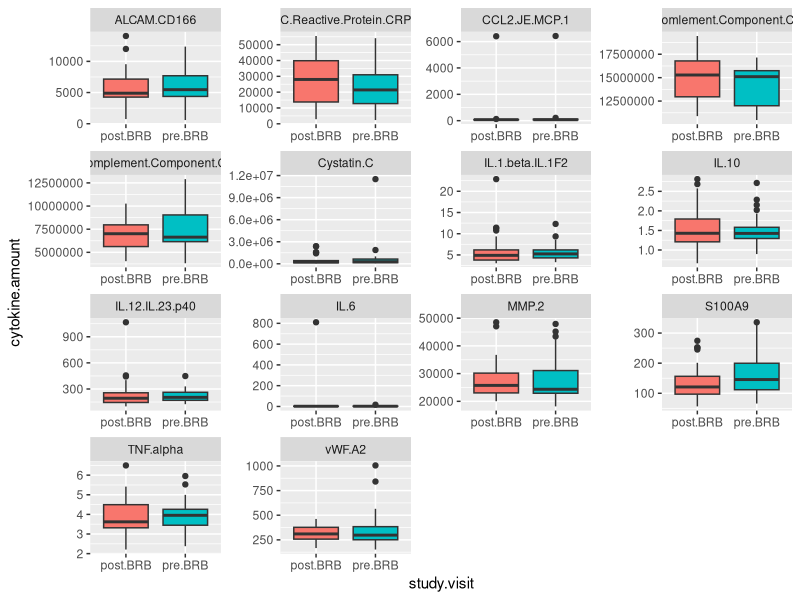
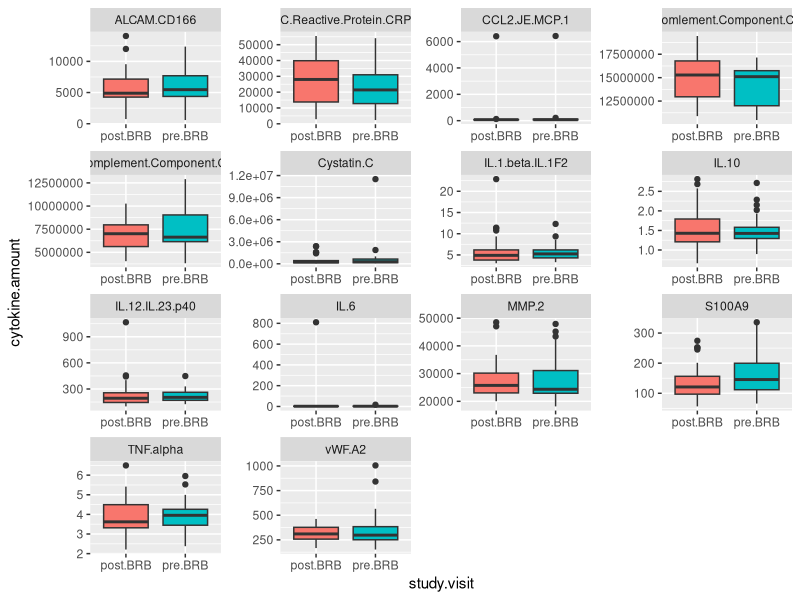

These figures' R source, in order: (Note: this script raises an error after producing the figures.)
## ---- chunk 1
knitr::opts_chunk$set(echo = TRUE)

library(tidyverse)
## ---- chunk 2
cytokines <- read.csv("../data/derived/cytokines_avg-results.csv", stringsAsFactors = F)

samplabs <- read.csv("../data/derived/timepoint_key.csv")
## ---- chunk 3
samplab.form <- samplabs %>%
  select(Subject.Number, placebo)

pre.cyto.form <- cytokines %>%
  separate(Sample, into = c("Subject.Number", "timepoint"), sep = "-") %>%
  mutate(Subject.Number = as.numeric(gsub("^0", "", Subject.Number)),
         timepoint = gsub("\\.1", "", timepoint)) %>%
  left_join(samplab.form) %>%
  mutate(study.tpoint = case_when(placebo == "Week 0" & timepoint == "1" ~ "pre.P",
                                  placebo == "Week 0" & timepoint == "2" ~ "post.P",
                                  placebo == "Week 0" & timepoint == "3" ~ "pre.BRB",
                                  placebo == "Week 0" & timepoint == "4" ~ "post.BRB",
                                  placebo == "Week 6" & timepoint == "3" ~ "pre.P",
                                  placebo == "Week 6" & timepoint == "4" ~ "post.P",
                                  placebo == "Week 6" & timepoint == "1" ~ "pre.BRB",
                                  placebo == "Week 6" & timepoint == "2" ~ "post.BRB"))

cyto.form <- 
  pre.cyto.form %>%
  filter(grepl("BRB", study.tpoint)) %>%
  select(Subject.Number, study.tpoint, cytokine, avg.res) %>%
  spread(key = study.tpoint, value = avg.res)
## ---- chunk 4
check.norm.dists <- cyto.form %>%
  mutate(dif.brb = post.BRB - pre.BRB) %>%
  group_by(cytokine) %>%
  mutate(norm.test = shapiro.test(dif.brb)$p.value) %>%
  ungroup() %>%
  select(cytokine, norm.test) %>%
  distinct()

norm.pass <- filter(check.norm.dists, norm.test > 0.05)$cytokine
norm.fail <- filter(check.norm.dists, norm.test < 0.05)$cytokine
## ---- chunk 5
run_cyto_ttest <- function(x){
  tmp <- cyto.form %>%
    filter(cytokine == x)
  
  t.test(tmp$pre.BRB, tmp$post.BRB, paired = T)
}
## ---- chunk 6
norm.ttests <- lapply(norm.pass, function(x) run_cyto_ttest(x))
names(norm.ttests) <- norm.pass
## ---- chunk 7
norm.ttests
## ---- chunk 8
run_cyto_wilcox <- function(x){
  tmp <- cyto.form %>%
    filter(cytokine == x)
  
  wilcox.test(tmp$pre.BRB, tmp$post.BRB, paired = T)
}
## ---- chunk 9
nonnorm.tests <- lapply(norm.fail, function(x) run_cyto_wilcox(x))
names(nonnorm.tests) <- norm.fail
## ---- chunk 10
nonnorm.tests
## ---- chunk 11
cyto.form %>%
  gather(-Subject.Number, -cytokine, key = "study.visit",
         value = "cytokine.amount") %>%
  ggplot(aes(x = study.visit, y = cytokine.amount)) +
    geom_boxplot(aes(fill = study.visit), 
                 show.legend = FALSE) +
  facet_wrap(~cytokine, scales = "free")
ggsave("../figures/exploratory-cytokines_boxplots_facet.png",
       width = 6.5, height = 9)
## ---- chunk 12
run_cyto_ttest <- function(x){
  tmp <- cyto.form %>%
    filter(cytokine == x)
  
  t.test(tmp[[grep("pre"), names(tmp)]], 
         tmp[[grep("post", names(tmp))]], 
         paired = T)
}

run_cyto_wilcox <- function(x){
  tmp <- cyto.form %>%
    filter(cytokine == x)
  
  wilcox.test(tmp[[grep("pre"), names(tmp)]], 
              tmp[[grep("post", names(tmp))]], 
              paired = T)
}

cytokineDifferenceSigTests <- function(interventionInitial) {
  cyto.form <- 
  pre.cyto.form %>%
  filter(grepl(interventionInitial, study.tpoint)) %>%
  select(Subject.Number, study.tpoint, cytokine, avg.res) %>%
  spread(key = study.tpoint, value = avg.res) %>%
  
  check.norm.dists <- 
    cyto.form %>%
  mutate(dif.brb = post - pre) %>%
  group_by(cytokine) %>%
  mutate(norm.test = shapiro.test(dif.brb)$p.value) %>%
  ungroup() %>%
  select(cytokine, norm.test) %>%
  distinct()

norm.pass <- filter(check.norm.dists, norm.test > 0.05)$cytokine
norm.fail <- filter(check.norm.dists, norm.test < 0.05)$cytokine

norm.ttests <- lapply(norm.pass, function(x) run_cyto_ttest(x))
names(norm.ttests) <- norm.pass

nonnorm.tests <- lapply(norm.fail, function(x) run_cyto_wilcox(x))
names(nonnorm.tests) <- norm.fail

output[[1]] <- norm.ttests
output[[2]] <- nonnorm.tests
}

cytokineDifferenceSigTests("B")
## ---- chunk 13


cyto.form <- 
  pre.cyto.form %>%
  filter(grepl("P", study.tpoint)) %>%
  select(Subject.Number, study.tpoint, cytokine, avg.res) %>%
  spread(key = study.tpoint, value = avg.res)


check.norm.dists <- cyto.form %>%
  mutate(dif.brb = post.P - pre.P) %>%
  group_by(cytokine) %>%
  mutate(norm.test = shapiro.test(dif.brb)$p.value) %>%
  ungroup() %>%
  select(cytokine, norm.test) %>%
  distinct()

norm.pass <- filter(check.norm.dists, norm.test > 0.05)$cytokine
norm.fail <- filter(check.norm.dists, norm.test < 0.05)$cytokine
## ---- chunk 14
run_cyto_ttest <- function(x){
  tmp <- cyto.form %>%
    filter(cytokine == x)
  
  t.test(tmp$pre.P, tmp$post.P, paired = T)
}
## ---- chunk 15
norm.ttests <- lapply(norm.pass, function(x) run_cyto_ttest(x))
names(norm.ttests) <- norm.pass
## ---- chunk 16
norm.ttests
## ---- chunk 17
run_cyto_wilcox <- function(x){
  tmp <- cyto.form %>%
    filter(cytokine == x)
  
  wilcox.test(tmp$pre.P, tmp$post.P, paired = T)
}
## ---- chunk 18
nonnorm.tests <- lapply(norm.fail, function(x) run_cyto_wilcox(x))
names(nonnorm.tests) <- norm.fail
## ---- chunk 19
nonnorm.tests
